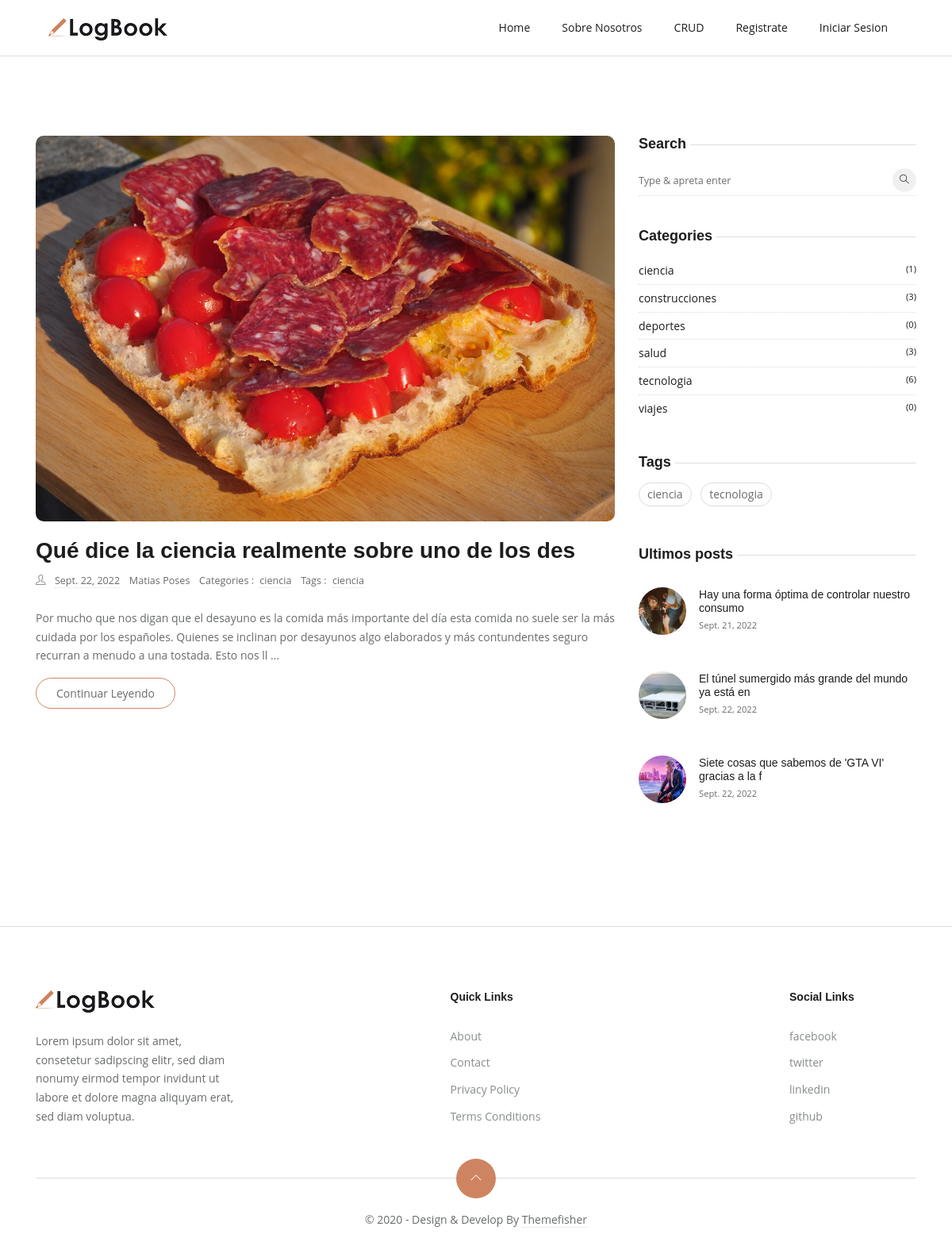
Page /articulos_por_categoria/ciencia/ on the earlier database version.
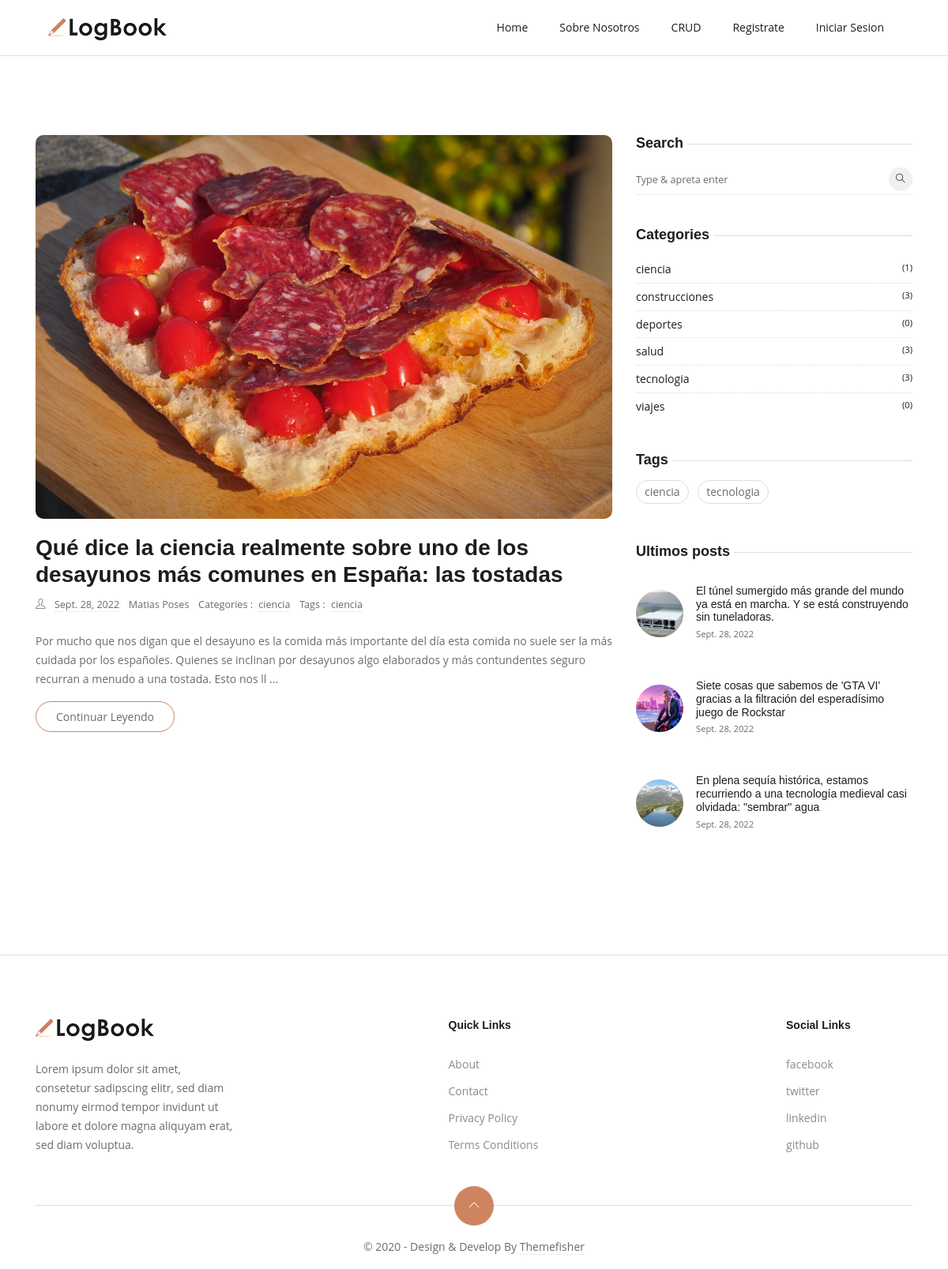
Same page on the later database version.
### blogapp/models.py (models this page shows, shortened)
class Base(models.Model):
    id = models.AutoField(primary_key=True)
    estado=models.BooleanField(default=True)
    fecha_creacion = models.DateField(auto_now=False, auto_now_add=True)
    fecha_modificacion = models.DateField(auto_now=True, auto_now_add=False)
    fecha_eliminacion = models.DateField(auto_now=True, auto_now_add=False)
    class Meta:
        abstract = True

class Post(Base):
    titulo = models.CharField(max_length=300, unique=True)
    subtitulo = models.CharField(max_length=300, unique=True, null=True, blank=True)
    slug = models.SlugField()
    content = RichTextField()
    imagen_post = models.ImageField(upload_to="images/",null=True, blank=True)
    publicar = models.BooleanField(default=False)
    fecha_creacion = models.DateField(auto_now=True)
    escritor = models.ForeignKey(Escritor, related_name='posts',on_delete=models.CASCADE)
    categoria = models.ForeignKey(Category, on_delete=models.SET_NULL,
        blank=True,
        null=True,
        related_name="posts")
    tag = models.ManyToManyField(to=Tag, related_name="posts", blank=True)

class Escritor(Base):
    nombre = models.CharField(max_length=100)
    apellido = models.CharField(max_length=100)
    email = models.EmailField(max_length=150)
    descripcion = models.TextField()
    categoria = models.ForeignKey(Category,  on_delete=models.CASCADE)
    facebook = models.URLField(null=True, blank=True)
    twitter = models.URLField(null=True, blank=True)
    instagram = models.URLField(null=True, blank=True)
    class Meta:
        verbose_name = "escritor"
        verbose_name_plural = "escritores"
    def __str__(self):
        return self.nombre + " " + self.apellido

class Category(Base):
    slug = models.SlugField(null=True, blank=True)
    nombre = models.CharField(max_length=100, unique=True)
    imagen_categoria = models.ImageField(upload_to="images/", null=True, blank=True)
    class Meta:
        verbose_name = "Categoria"
        verbose_name_plural = "Categorias"
    def __str__(self):
        return self.nombre

class Tag(Base):
    nombre = models.CharField(max_length=200, unique=True)
    slug = models.SlugField()
    descripcion = RichTextField()
    def __str__(self):
        return self.nombre

### blog/views.py (the view)
def articulos_por_categoria(request, slug):
    categoria_a_filtrar = Category.objects.get(slug=slug)
    articulos_por_categoria = Post.objects.filter(categoria=categoria_a_filtrar)
    contexto = {
        "articulos_por_categoria": articulos_por_categoria,
    }
    contexto.update(datos_sidebar())
    return render(request, "home.html", contexto)

### blog/views.py (called while the page is built)
def datos_sidebar():
    ultimos_posteos = Post.objects.order_by("fecha_creacion")[0:3]
    tags = Tag.objects.all()
    categorias = Category.objects.all().annotate(posts_count=Count("posts"))
    inicio="inicio"
    return {"ultimos_posteos": ultimos_posteos, "tags": tags, "categorias": categorias,'inicio':inicio}

### templates/home.html
{% extends 'bases/base_home.html' %}
{% load static %}
{% block content %}
{% include 'includes/section_home.html' %}
{% endblock %}

### templates/includes/section_home.html (shortened to what this page needs)
{% load static %}
{% if inicio %}
<section class="section">
	<div class="container">
		<div class="row">
			<div class="col-lg-8  mb-5 mb-lg-0">
				{% if articulos_por_categoria %}
				{% for articulo in articulos_por_categoria %}
				<article class="row mb-5">
					<div class="col-12">
						<div class="post-slider">
							<img loading="lazy" src="{{ articulo.imagen_post.url }}" class="img-fluid" alt="post-thumb">
						</div>
					</div>
					<div class="col-12 mx-auto">
						<h3><a class="post-title" href="{% url 'ver_articulo' articulo.slug  %}">{{ articulo.titulo }}</a></h3>
						<ul class="list-inline post-meta mb-4">
							<li class="list-inline-item"><i class="ti-user mr-2"></i>
								<a href="#">{{ articulo.fecha_creacion }}</a>
							</li>
							<li class="list-inline-item">{{ articulo.escritor }}</li>
							<li class="list-inline-item">Categories : <a href="#!" class="ml-1">{{ articulo.categoria }}</a>
							</li>
							<li class="list-inline-item">Tags :
								{% for tag in articulo.tag.all %}
								<a href="#!" class="ml-1"> {{ tag }} </a>
								{% endfor %}
							</li>
						</ul>
						<p>{{ articulo.content|striptags|safe|slice:300 }} ...</p>
						<a href="{% url 'ver_articulo' articulo.slug  %}" class="btn btn-outline-primary">Continuar leyendo</a>
					</div>
				</article>
				{% endfor %}
				{% endif %}
			</div>
			<aside class="col-lg-4">
				{% include 'includes/sidebar.html' %}
			</aside>
		</div>
	</div>
</section>
{% endif %}

### templates/includes/sidebar.html
{% load static %}
<div class="widget">
  <h5 class="widget-title"><span>Search</span></h5>
  <form action="{% url 'articulos_buscados' %}" method='GET' class="widget-search">
     <input id="search-query" name="s" type="search" placeholder="Type &amp; apreta enter">
     <button type="submit"><i class="ti-search"></i>
     </button>
  </form>
</div>
<div class="widget">
  <h5 class="widget-title"><span>Categories</span></h5>
  <ul class="list-unstyled widget-list">
   {% for categoria in categorias %}
     <li><a href="{% url 'articulos_por_categoria' categoria.nombre  %}" class="d-flex">{{ categoria.nombre }}
           <small class="ml-auto">({{ categoria.posts_count }})</small></a>
     </li>
    {% endfor %}
  </ul>
</div>
<div class="widget">
  <h5 class="widget-title"><span>Tags</span></h5>
  <ul class="list-inline widget-list-inline">
   {% for tag in tags %}
     <li class="list-inline-item"><a href="{% url 'articulos_por_tag' tag.nombre %}">{{ tag.nombre }}</a>
     </li>
   {% endfor %}
  </ul>
</div>
<div class="widget">
  <h5 class="widget-title"><span>Ultimos posts</span></h5>
  {% for ultimo in ultimos_posteos %}
  <ul class="list-unstyled widget-list">
     <li class="media widget-post align-items-center">
        <a href="{% url 'ver_articulo' ultimo.slug  %}">
           <img loading="lazy" class="mr-3" src="{{ ultimo.imagen_post.url }}">
        </a>
        <div class="media-body">
           <h5 class="h6 mb-0"><a href="{% url 'ver_articulo' ultimo.slug  %}">{{ ultimo.titulo }}</a></h5>
           <small>{{ ultimo.fecha_creacion }}</small>
        </div>
     </li>
  </ul>
  {% endfor %}
</div>

Differences in the rows shown:
no longer on this page (row edited): Post: imagen_post (picture), titulo "Hay una forma óptima de controlar nuestro consumo", fecha_creacion "Sept. 21, 2022", shown under "Ultimos posts"
changed Post "Matias Poses": titulo "Qué dice la ciencia realmente sobre uno de los des" → "Qué dice la ciencia realmente sobre uno de los desayunos más comunes en España: las tostadas"; fecha_creacion "Sept. 22, 2022" → "Sept. 28, 2022"
computed for Category "tecnologia": posts_count "6" → "3"
changed Post: titulo "El túnel sumergido más grande del mundo ya está en" → "El túnel sumergido más grande del mundo ya está en marcha. Y se está construyendo sin tuneladoras."; fecha_creacion "Sept. 22, 2022" → "Sept. 28, 2022"
changed Post: titulo "Siete cosas que sabemos de 'GTA VI' gracias a la f" → "Siete cosas que sabemos de 'GTA VI' gracias a la filtración del esperadísimo juego de Rockstar"; fecha_creacion "Sept. 22, 2022" → "Sept. 28, 2022"
now on this page (row edited): Post: imagen_post (picture), titulo "En plena sequía histórica, estamos recurriendo a una tecnología medieval casi olvidada: \"sembrar\" agua", fecha_creacion "Sept. 28, 2022", shown under "Ultimos posts"
